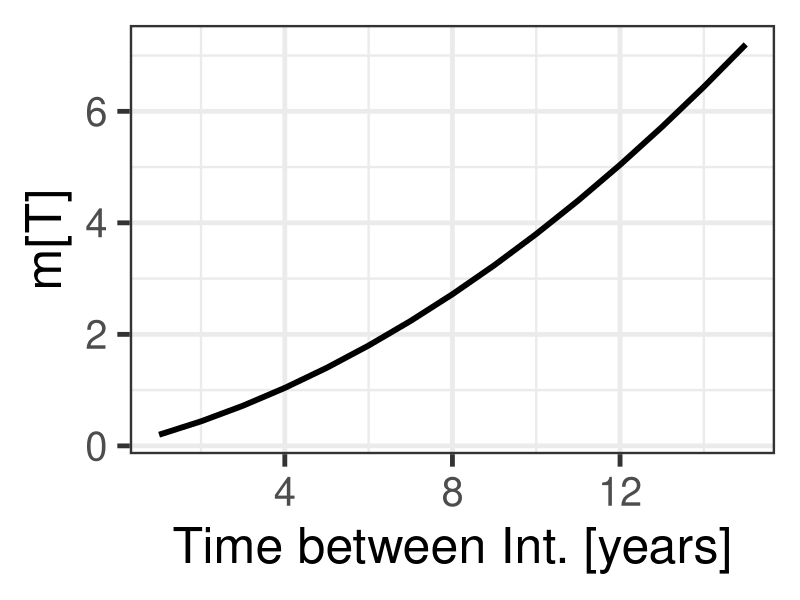
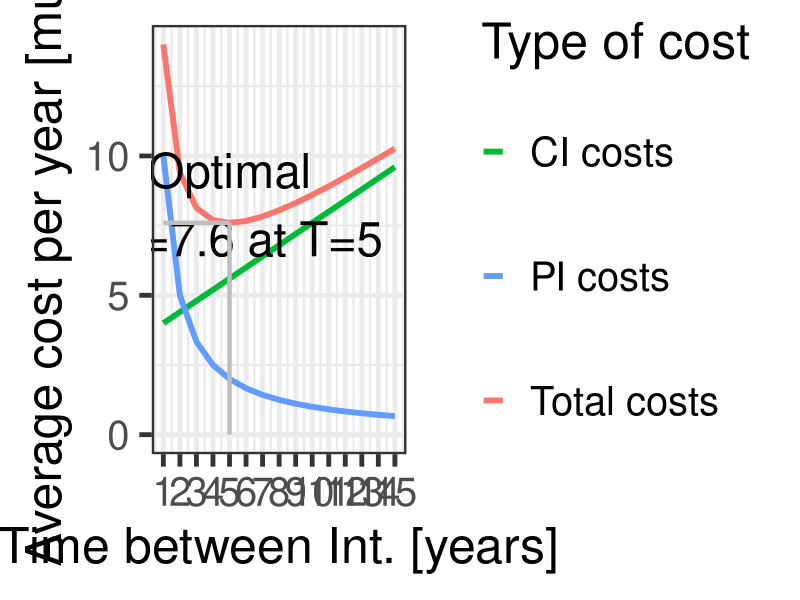

These charts were generated, in order, by the following R code:
# *-----------------------------------------------------------------
# | PROBLEM NUMBER: 3.1
# | PROBLEM NAME: Road Intervention
# | UPDATE: AE     
# | DESCRIPTION: The program uses basic formulae of Two-State
# |              Intervention Strategy theory to minimise costs and
# |              finds optimum time to intervene.
# |              
# | 
# | KEYWORDS: Intervention, cost minimisation, optimization, road, 
# |           surface, increasing rate of failure
# *-----------------------------------------------------------------

### ------------------DATA AND PACKAGE IMPORT-----------------
rm(list=ls())     # clear the memory and items in R console
library(ggplot2)
library(tidyr)

### ------------------VARIABLE DEFINITION---------------------

## First we want to define the variables used for the program. 

# mu0 is the initial value of mu, occurring in year 1.
# dmu is the annual rate of change of mu
# C.CI is the Cost of a Corrective Intervention (CI)
# C.PI is the Cost of a Preventive Intervention (PI)

### ---------------VARIABLE INPUT-------------------

mu0  <- 0.2 
dmu  <- 0.02 
C.CI <- 20
C.PI <- 10

### ---------------PROGRAM OUTPUT-------------------

## The program uses simple formulae to calculate each part of the 
## Total Costs. The part deriving from costs of preventive 
## interventions, and the one from corrective interventions.

# The index .c is used to differentiate variables relating to the CI 
# from those indexed using .p for PI.

# General and miscellaneous definitions
unit  <- 1  # defined to scale plots
T.max <- 15 # defines a maximum number of years for observed period

# Define the variable of the model
# linear function of mean amount of failures.
mu = function(a,b,x){(a+b*(x-1))}   
# mean number of cumulated failures at time t=T
m       <- matrix(nrow=T.max)      
# the cost per unit of time for only CI
eta.CI  <- matrix(nrow=T.max)     
# the cost per unit of time for only PI
eta.PI  <- matrix(nrow=T.max)    
# cost per unit of time, sum of eta.p and eta.c
eta     <- matrix(nrow=T.max)      

### ------------------CALCULATIONS-------------------

for (T in 1:T.max){
  m[T]        <- T*mu(mu0,dmu,T)
  eta.CI[T]   <- C.CI*m[T]/T
  eta.PI[T]   <- C.PI/T
  eta[T]      <- eta.CI[T]+eta.PI[T] 
}

result <- data.frame(m,eta.CI,eta.PI,eta)
result <- cbind(1:T.max,result)
names(result) <- c("t","m","eta.CI","eta.PI","eta")

print(result)

cat("Optimal value of cost per unit time is\n")
print(min(eta))

### --------------------PLOT--------------------

plotm <- ggplot(data=result,aes(x=t,y=m)) + 
  geom_line(size=2) + 
  xlab("Time between Int. [years]") + ylab("m[T]") + 
  theme_bw(base_size=36) 
plotm

dev.copy(png,'E3-01_m.png',width=2000,height=1330)
dev.off()

results <- result[,c(1,3:5)]
names(results) <- c("t","eta.CI","eta.PI","eta")
resultstidy <- gather(results
                      ,eta.CI,eta.PI,eta
                      ,key="key",value="value")

optlines <- data.frame(key = c("z","z")
                       , x0 = c(min(results$t)
                                ,which.min(results$eta))
                       , x1 = c(which.min(results$eta)
                              ,which.min(results$eta))
                       , y0 = c(min(results$eta),min(results$eta))
                       , y1 = c(min(results$eta),0))

ploteta <- ggplot(data=resultstidy,aes(x=t,y=value
                                       ,group=key,color=key)) + 
  geom_line(size=2) + 
  scale_colour_hue(name="Type of cost",      # Set legend title
                   breaks=c("eta.CI", "eta.PI", "eta"),
                   labels=c("\nCI costs\n"
                            , "\nPI costs\n"
                            , "\nTotal costs\n")
  )  +                  
  scale_linetype_discrete(name="Type of cost") +
  scale_x_continuous(breaks = seq(0, max(resultstidy$t), by = 1)) +
  xlab("Time between Int. [years]") + 
  ylab("Average cost per year [mu/yr]") + # Set axis labels
  theme_bw(base_size=36) + 
  annotate("text", x = 5, y = 8.25
           , label = "Optimal\neta=7.6 at T=5"
           ,size=12,color="black") 
ploteta +
  geom_segment(aes(x = x0, y = y0
                   , xend = x1, yend = y1)
               , data = optlines
               , size = 1.5
               , color= "grey") # Also draw lines to optimal point

# ploteta
dev.copy(png,'E3-01_Cost.png',width=2000,height=1330)
dev.off()

### ------------------PLOT END-------------------

# END
